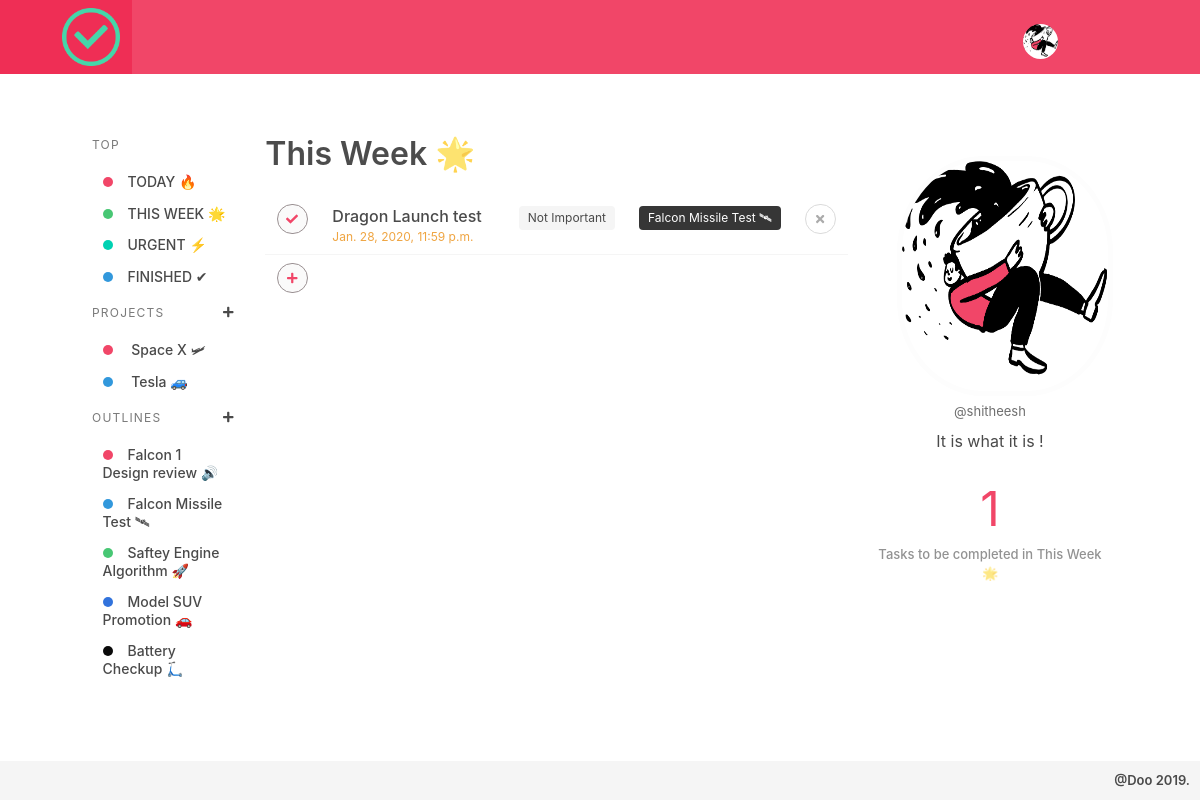
The app's page /week/ (signed in) with its own data.
### todo/models.py (models this page shows, shortened)
class Profile(models.Model):
    user = models.OneToOneField(User, on_delete=models.CASCADE)
    bio  = models.TextField(max_length=100, blank=True)
    image = models.ImageField(upload_to='static/media/',default = 'static/media/profile.jpg')

class Project(models.Model):
    name         = models.CharField(max_length=30, unique=True)
    description  = models.CharField(max_length=100)
    favourite    = models.BooleanField(default=False)
    created_by   = models.ForeignKey(User,null=True,related_name='project',on_delete=models.CASCADE)

class Outline(models.Model):
    name = models.CharField(max_length=50)
    deadline = models.DateField(null=True)
    status = models.BooleanField(default=False)
    created_by = models.ForeignKey(User,null=True,related_name='projects',on_delete=models.CASCADE)
    project = models.ForeignKey(Project, related_name='outlines',on_delete=models.CASCADE)
    def __str__(self):
        return self.name

class Task(models.Model):
    name = models.CharField(max_length=100)
    deadline = models.DateTimeField(null=True)
    PRO = (
            (1, 'Urgent'),
            (2, 'Important'),
            (3, 'Moderate'),
            (4, 'Not Important')
        )
    priority = models.IntegerField(choices=PRO, default=4)
    created_by = models.ForeignKey(User,null=True,related_name='tasks',on_delete=models.CASCADE)
    created_at = models.DateTimeField(auto_now_add=True)
    closed_at  = models.DateTimeField(null=True)
    status = models.BooleanField(default=False)
    outline = models.ForeignKey(Outline,null=True,related_name='tasks',on_delete=models.CASCADE)

### todo/views.py (the view)
# urls.py: url(r'^week/$', todo.week, name='week'),
@login_required
def week(request):
    userid = request.user.id
    projects = Project.objects.filter(created_by=userid)
    outlines = Outline.objects.filter(created_by=userid)
    today = datetime.now().date()
    start = today - timedelta(days=today.weekday())
    end   = start + timedelta(7)
    print(start,end)
    tasks    = Task.objects.filter(created_by=userid,status=False,deadline__range=[start,end]).order_by('deadline')
    completed    = Task.objects.filter(created_by=userid,status=True,deadline__range=[start,end]).order_by('deadline')[:5]
    return render(request, 'home.html',{'projects': projects, 'outlines' : outlines, 'tasks': tasks,'latest': completed, 'head': 'This Week 🌟'})

### templates/home.html (shortened to what this page needs)
{% extends 'all.html' %}
{% load static %}
{% block content %}
    {% if tasks %}
	  <table class="table" id="tasklists">
	    {% now "Y-m-d H:M:S" as today %}
	    {% for t in tasks %}
		{% if not t.status or head == 'Finished Tasks ✔' %}
	     <tr id="taskrow{{ t.id }}">
		     <td>
			     <button class="button is-small is-rounded is-danger {% if t.status %}completed{% endif %}" onclick="finishtask('{{ t.id }}','{{ t.status }}')">
                    <span class="icon is-small">
                         <i class="fas fa-check"></i>
                    </span>
                 </button>
			 </td>
			 <td class="task">
			     <a class="">{{ t.name }}</a>
                 <h5 class="smalldate {% if today > t.deadline|date:'Y-m-d H:M:S' and not t.status %} has-text-danger overdue {% endif %}">
				         {{ t.deadline }}
				 </h5>
			 </td>
			 {% if not t.status %}
			 <td><span class="tag is-light">{{ t.get_priority_display }}</span></td>
			 {% else %}
			 <td><span class="tag is-danger">{{ t.closed_at }}</span></td>
			 {% endif %}
			 {% if not t.outline %}
			 <td><span class="tag is-dark"> Inbox </span></td>
			 {% else %}
			 <td><span class="tag is-dark">{{ t.outline }}</span></td>
			 {% endif %}
			 <td><p class="buttons">
					 <button class="button is-small is-rounded finishtask" onclick="removetask('{{ t.id }}')">
                       <span class="icon is-small">
                           <i class="fas fa-times"></i>
                       </span>
                     </button>
				 </p>
		 </tr>
		 {% endif %}
		 {% endfor %}
		 <tr>
		     <td >
			    <button class="button is-small is-rounded is-danger {% if t.status %}completed{% endif %}" onclick="showtask_adder()">
                    <span class="icon is-small">
                         <i class="fas fa-plus"></i>
                    </span>
                 </button>
			 </td>
		 </tr>
	  </table>
	  {% endif %}
{% endblock %}

### templates/all.html (shortened to what this page needs)
{% load static %}<!DOCTYPE html>
<html>
  <head>
    <link rel="stylesheet" href="{% static 'css/bulma.css' %}">
  </head>
  <body>
  {% block body %}
  <nav class="navbar is-danger" role="navigation" aria-label="main navigation">
  <div class="navbar-brand">
    <a class="navbar-item" href="/">
      <img src="{% static 'img/logo.png' %}" width="58" height="58">
    </a>
  </div>
  <div id="navbarBasicExample" class="navbar-menu">
    <div class="navbar-end">
      <div class="navbar-item">
		<div class="dropdown is-hoverable">
           <div class="dropdown-trigger">
                 <div class="buttons" aria-haspopup="true" aria-controls="dropdown-menu4">
                      <img src="/{{ user.profile.image }}" class="topprofile">
                 </div>
           </div>
         </div>
    </div>
  </div>
</nav>
<div class="columns maincontainer">
	{% block leftmenu %}
     <div class="column is-2">
     <aside class="menu">
  <p class="menu-label">
    TOP
  </p>
  <ul class="menu-list">
    <li><a class="{% if head == 'Today' %}is-active {% endif %}" href="/"><span class="dot has-background-danger"></span>TODAY 🔥</a></li>
    <li><a class="{% if head == 'This Week' %}is-active {% endif %}" href="{% url 'week' %}"><span class="dot has-background-success"></span>THIS WEEK 🌟</a></li>
	<li><a class="{% if head == 'Urgent' %}is-active {% endif %}" href="{% url 'urgent' %}"><span class="dot has-background-primary"></span>URGENT ⚡</a></li>
    <li><a class="{% if head == 'Finished Tasks' %}is-active {% endif %}" href="{% url 'finished' %}"><span class="dot has-background-info"></span>FINISHED ✔</a></li>
  </ul>
  <p class="menu-label">
    PROJECTS
       <a class="icon is-small addbut is-pulled-right" href="{% url 'new-project' %}">
            <i class="fas fa-plus" aria-hidden="true"></i>
        </a>
  </p>
  <ul class="menu-list" id="projectmenu">
          {% for proj in projects %}
              <li data-info="{{ proj.pk }}-{{ proj.name }}">
			         <a class="{% if head == proj.name %}is-active {% endif %}"  href="{% url 'project' proj.pk %}">
			        <span class="dot has-background-{% cycle 'danger' 'info' 'success' 'link' 'black' 'primary' 'dark' 'warning' %}"></span>
					{{ proj.name }}</a>
			  </li>
		  {% endfor %}
  </ul>
  <p class="menu-label">
    OUTLINES
	     <a class="icon is-small addbut is-pulled-right" href="{% url 'new-outline' %}">
            <i class="fas fa-plus" aria-hidden="true"></i>
        </a>
  </p>
  <ul class="menu-list" id="outlinemenu">
      {% for out in outlines %}
              <li data-info="{{ out.pk }}-{{ out.name }}">
			      <a class="{% if head == out.name %}is-active {% endif %}" href="{% url 'outline' out.pk %}">
            <span class="dot has-background-{% cycle 'danger' 'info' 'success' 'link' 'black' 'primary' 'warning' 'dark' %}"></span>{{ out.name }}</a></li>
		  {% endfor %}
  </ul>
</aside>
     </div>
	 {% endblock %}
     <div class="column is-7">
	 <h1 class="title">
        {% block header %}
		    {{ head }}
		{% endblock %}
      </h1>
	  <div class="actual_container">
	       {% block content %}
		     {% endblock %}
	  </div>
  </div>
  {% block rightmenu %}
     <div class="column is-3 rightbar">
        <div class="profilecarder">
           <img src="/{{ user.profile.image }}">
		   <a href="{% url 'profile' %}"><h1>@{{ user.get_username }}</h1>	</a>
		   <h3>{{ user.profile.bio }}</h3>
		</div>
		{% block taskstatus %}
		    {% if head != 'Finished Tasks ✔' %}
             {% if tasks %}
		         <div class="taskcard">
		         <h1 class="has-text-danger">{{ tasks|length }}</h1>
			    <h5>Tasks to be completed in {{ head }} </h5>
		        </div>
           {% endif %}
	    {% endif %}
		{% endblock %}
       </div>
    {% endblock %}
</div>
<h1 class="foot has-background-light">
    @Doo 2019.
</h1>
{% endblock %}
</body>
</html>

### records on screen
Project: name "Space X 🛩"
Project: name "Tesla 🚙"
Outline: name "Falcon 1 Design review 🔊"
Outline: name "Falcon Missile Test 🛰"
Outline: name "Saftey Engine Algorithm 🚀"
Outline: name "Model SUV Promotion 🚗"
Outline: name "Battery Checkup 🛴"
Task: name "Dragon Launch test", deadline "Jan. 28, 2020, 11:59 p.m.", priority "Not Important", outline "Falcon Missile Test 🛰"

### other values on screen
{{ head }} "This Week 🌟"
{{ user.get_username }} "shitheesh"
{{ user.profile.bio }} "It is what it is !"
{{ tasks|length }} "1"
